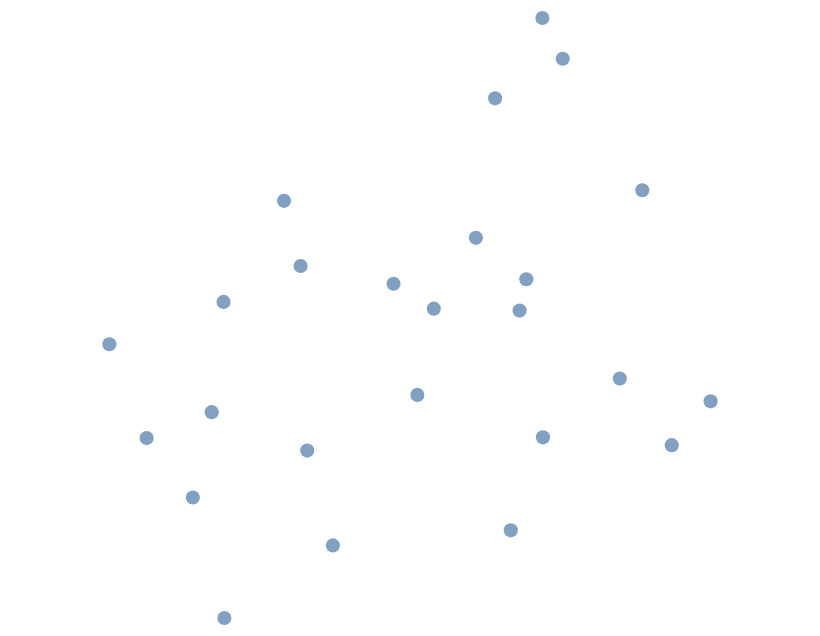

The cell this chart's notebook holds for it:
### Markdown cell above
## 4. 단계구분도 시각화

### 4.1 자치구 위치 시각화

### Code cell
df['CCTV_비율_2015'] = df['CCTV_규모_2015'] / df['인구_규모_2015']
df['CCTV_비율_2020'] = df['CCTV_규모_2020'] / df['인구_규모_2020']

point=alt.layer(
    # alt.Chart(seoul).mark_geoshape(stroke='#aaa', fill='lightgray'
    # ).encode(
    #     tooltip='properties.SIG_KOR_NM:N'
    # ).properties(
    #     width=400, height=300
    # ).project(type='mercator'
    #      ),
    alt.Chart(offices).mark_circle().encode(
        longitude='경도:Q', 
        latitude='위도:Q', 
        size=alt.value(50), 
        tooltip='자치구청'
    ).properties(
        width=400, height=300
    )
)
point

### Figure 1 — Vega-Lite specification as saved in the notebook (floating-point values rounded to 4 significant figures)
{"config": {"view": {"continuousWidth": 400, "continuousHeight": 300}}, "layer": [{"mark": "circle", "encoding": {"latitude": {"field": "위도", "type": "quantitative"}, "longitude": {"field": "경도", "type": "quantitative"}, "size": {"value": 50}, "tooltip": {"field": "자치구청", "type": "nominal"}}, "height": 300, "width": 400}], "data": {"name": "data-d51d564e85e5c2ac393a6a28d0ca2243"}, "$schema": "https://vega.github.io/schema/vega-lite/v4.17.0.json", "datasets": {"data-d51d564e85e5c2ac393a6a28d0ca2243": [{"자치구": "종로구", "자치구청": "종로구청", "위도": 37.57, "경도": 127.0, "주소": "대한민국 서울특별시 종로구 수송동 삼봉로 43"}, {"자치구": "중구", "자치구청": "중구청", "위도": 37.56, "경도": 127.0, "주소": "대한민국 서울특별시 중구 예관동 창경궁로 17"}, {"자치구": "용산구", "자치구청": "용산구청", "위도": 37.53, "경도": 127.0, "주소": "대한민국 서울특별시 용산구 이태원동 녹사평대로 150"}, {"자치구": "성동구", "자치구청": "성동구청", "위도": 37.56, "경도": 127.0, "주소": "대한민국 서울특별시 성동구 행당동 고산자로 270"}, {"자치구": "광진구", "자치구청": "광진구청", "위도": 37.54, "경도": 127.1, "주소": "대한민국 서울특별시 광진구 자양1동 자양로 117"}, {"자치구": "동대문구", "자치구청": "동대문구청", "위도": 37.57, "경도": 127.0, "주소": "대한민국 서울특별시 동대문구 용두동 천호대로 145"}, {"자치구": "중랑구", "자치구청": "중랑구청", "위도": 37.61, "경도": 127.1, "주소": "대한민국 서울특별시 중랑구 신내동 662"}, {"자치구": "성북구", "자치구청": "성북구청", "위도": 37.59, "경도": 127.0, "주소": "대한민국 서울특별시 성북구 삼선동 보문로 168"}, {"자치구": "강북구", "자치구청": "강북구청", "위도": 37.64, "경도": 127.0, "주소": "대한민국 서울특별시 강북구 수유동 도봉로89길 13"}, {"자치구": "도봉구", "자치구청": "도봉구청", "위도": 37.67, "경도": 127.0, "주소": "대한민국 서울특별시 도봉구 방학동 마들로 656"}, {"자치구": "노원구", "자치구청": "노원구청", "위도": 37.65, "경도": 127.1, "주소": "대한민국 서울특별시 노원구 상계6.7동 노해로 437"}, {"자치구": "은평구", "자치구청": "은평구청", "위도": 37.6, "경도": 126.9, "주소": "대한민국 서울특별시 은평구 녹번동 은평로 195"}, {"자치구": "서대문구", "자치구청": "서대문구청", "위도": 37.58, "경도": 126.9, "주소": "대한민국 서울특별시 서대문구 연희동 연희로 248"}, {"자치구": "마포구", "자치구청": "마포구청", "위도": 37.57, "경도": 126.9, "주소": "대한민국 서울특별시 마포구 성산2동 월드컵로 212"}, {"자치구": "양천구", "자치구청": "양천구청", "위도": 37.52, "경도": 126.9, "주소": "대한민국 서울특별시 양천구 신정6동 목동동로 105"}, {"자치구": "강서구", "자치구청": "강서구청", "위도": 37.55, "경도": 126.8, "주소": "대한민국 서울특별시 강서구 화곡동 화곡로 302"}, {"자치구": "구로구", "자치구청": "구로구청", "위도": 37.5, "경도": 126.9, "주소": "대한민국 서울특별시 구로구 구로동 가마산로 245"}, {"자치구": "금천구", "자치구청": "금천구청", "위도": 37.45, "경도": 126.9, "주소": "대한민국 서울특별시 금천구"}, {"자치구": "영등포구", "자치구청": "영등포구청", "위도": 37.53, "경도": 126.9, "주소": "대한민국 서울특별시 영등포구 당산동3가 당산로 123"}, {"자치구": "동작구", "자치구청": "동작구청", "위도": 37.51, "경도": 126.9, "주소": "대한민국 서울특별시 동작구 노량진2동 장승배기로 161"}, {"자치구": "관악구", "자치구청": "관악구청", "위도": 37.48, "경도": 127.0, "주소": "대한민국 서울특별시 관악구 청룡동 관악로 145"}, {"자치구": "서초구", "자치구청": "서초구청", "위도": 37.48, "경도": 127.0, "주소": "대한민국 서울특별시 서초구 서초2동 남부순환로 2584"}, {"자치구": "강남구", "자치구청": "강남구청", "위도": 37.52, "경도": 127.0, "주소": "대한민국 서울특별시 강남구 426"}, {"자치구": "송파구", "자치구청": "송파구청", "위도": 37.51, "경도": 127.1, "주소": "대한민국 서울특별시 송파구 신천동 올림픽로 326"}, {"자치구": "강동구", "자치구청": "강동구청", "위도": 37.53, "경도": 127.1, "주소": "대한민국 서울특별시 강동구 성내동 성내로 25"}]}}
